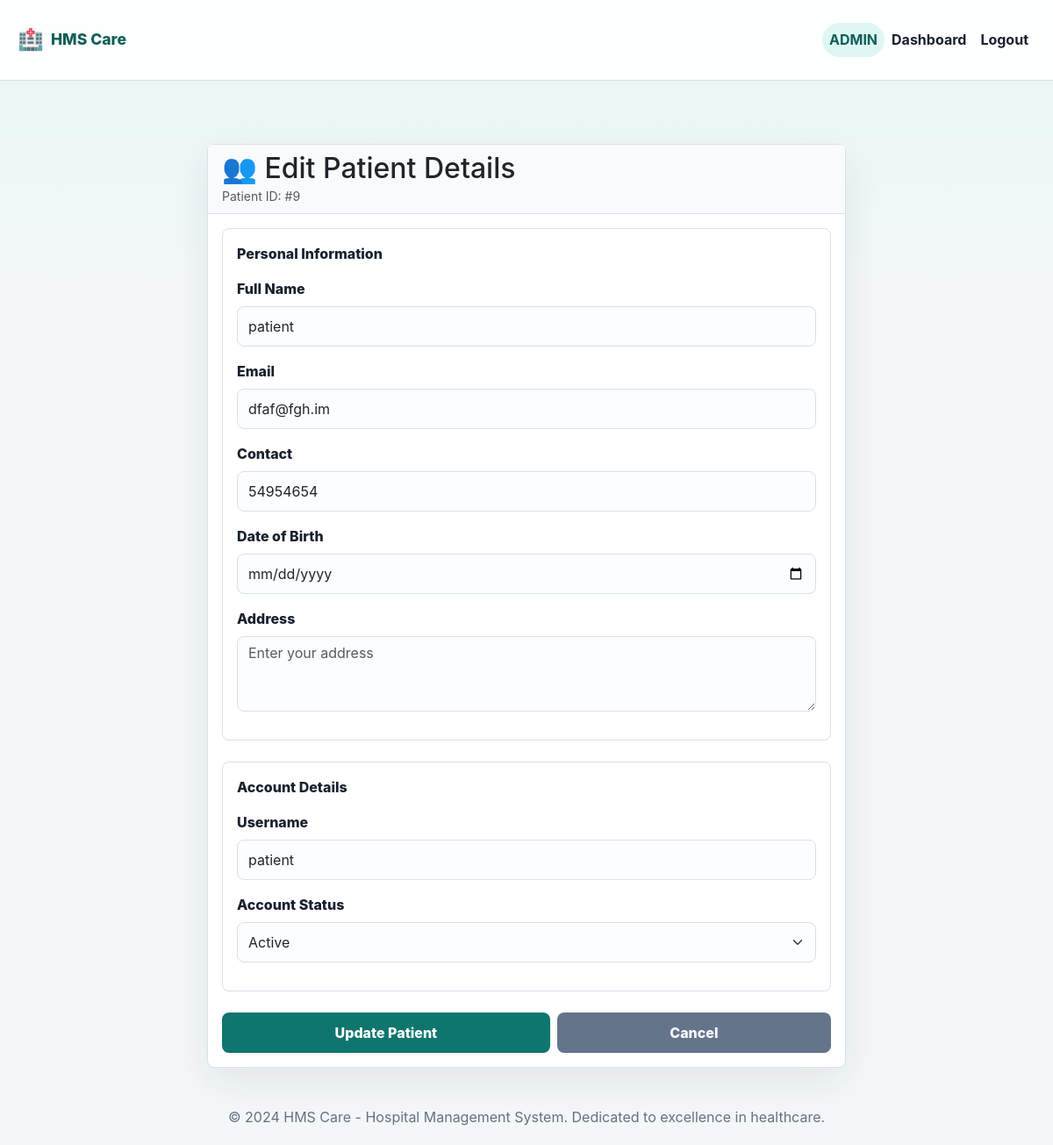
The app's page /edit_patient/9 (signed in) with its own data.
### models.py (models this page shows)
class Patient(db.Model):
    id = db.Column(db.Integer, primary_key=True)
    name = db.Column(db.String(100), nullable=False)
    username = db.Column(db.String(50), unique=True, nullable=False)
    password = db.Column(db.String(128), nullable=False)
    email = db.Column(db.String(100), unique=True, nullable=False)
    contact = db.Column(db.String(15), nullable=False)
    date_of_birth = db.Column(db.String(20), nullable=True)
    address = db.Column(db.String(200), nullable=True)
    appointment = db.relationship('Appointment', backref='patient', lazy=True)
    status = db.Column(db.String(20), default="active", nullable=False)
    role = db.Column(db.String(20), default="patient", nullable=False)

### app.py (the view, shortened to what this page needs)
@app.route("/edit_patient/<int:patient_id>", methods=["GET", "POST"])
@login_required()
def edit_patient(patient_id):
    if session.get("role") == "patient" and session["user_id"] != patient_id:
        flash("You can edit only your own profile.", "danger")
        return redirect(url_for("patient_dashboard"))
    patient = Patient.query.get_or_404(patient_id)
    return render_template("edit_patient.html", patient=patient)

### app.py (called while the page is built)
def login_required(role=None):
    def decorator(view):
        @wraps(view)
        def wrapped(*args, **kwargs):
            if "user_id" not in session:
                flash("Please login to continue.", "warning")
                return redirect(url_for("login"))
            if role and session.get("role") != role:
                flash("You do not have access to that page.", "danger")
                return redirect(url_for("home"))
            return view(*args, **kwargs)
        return wrapped
    return decorator

### templates/edit_patient.html (shortened to what this page needs)
{% extends 'base.html' %}
{% block content %}
<div class="container mt-5">
    <div class="row justify-content-center">
        <div class="col-md-8">
            <div class="card">
                <div class="card-header">
                    <h2 class="mb-0">👥 Edit Patient Details</h2>
                    <small class="text-muted">Patient ID: #{{ patient.id }}</small>
                </div>
                <div class="card-body">
                    <form action="/edit_patient/{{ patient.id }}" method="post">
                        <fieldset class="mb-4">
                            <legend class="fs-6 mb-3">Personal Information</legend>
                            <div class="form-group">
                                <label for="name" class="form-label">Full Name</label>
                                <input type="text" id="name" name="name" class="form-control" value="{{ patient.name }}" required>
                            </div>
                            <div class="form-group">
                                <label for="email" class="form-label">Email</label>
                                <input type="email" id="email" name="email" class="form-control" value="{{ patient.email }}" required>
                            </div>
                            <div class="form-group">
                                <label for="contact" class="form-label">Contact</label>
                                <input type="tel" id="contact" name="contact" class="form-control" value="{{ patient.contact }}" required>
                            </div>
                            <div class="form-group">
                                <label for="date_of_birth" class="form-label">Date of Birth</label>
                                <input type="date" id="date_of_birth" name="date_of_birth" class="form-control" value="{{ patient.date_of_birth or '' }}">
                            </div>
                            <div class="form-group">
                                <label for="address" class="form-label">Address</label>
                                <textarea id="address" name="address" class="form-control" rows="3" placeholder="Enter your address">{{ patient.address or '' }}</textarea>
                            </div>
                        </fieldset>
                        <fieldset class="mb-4">
                            <legend class="fs-6 mb-3">Account Details</legend>
                            <div class="form-group">
                                <label for="username" class="form-label">Username</label>
                                <input type="text" id="username" name="username" class="form-control" value="{{ patient.username }}" required>
                            </div>
                            {% if session.get('role') == 'admin' %}
                            <div class="form-group">
                                <label for="status" class="form-label">Account Status</label>
                                <select name="status" id="status" class="form-select" required>
                                    <option value="active" {% if patient.status == 'active' %}selected{% endif %}>Active</option>
                                </select>
                            </div>
                            {% endif %}
                        </fieldset>
                        <div class="d-flex gap-2">
                            <button type="submit" class="btn btn-success flex-grow-1">Update Patient</button>
                            <a href="{% if session.get('role') == 'admin' %}/admin_dashboard{% else %}/patient_dashboard{% endif %}" class="btn btn-secondary flex-grow-1">Cancel</a>
                        </div>
                    </form>
                </div>
            </div>
        </div>
    </div>
</div>
{% endblock %}

### static/style.css (style rules this page uses)
:root { --ink: #18202f; --muted: #667085; --line: #d8e0ea; --panel: #ffffff; --page: #f3f7f8; --primary: #0f766e; --primary-dark: #115e59; --accent: #2563eb; --success: #15803d; --danger: #c2410c; --warning: #b45309; --soft-teal: #dff7f2; --soft-blue: #e7efff; --shadow: 0 16px 45px rgba(24, 32, 47, 0.08); --radius: 8px; }
* { box-sizing: border-box; }
html, body { min-height: 100%; }
body { margin: 0; font-family: Inter, "Segoe UI", Arial, sans-serif; color: var(--ink); background: linear-gradient(180deg, rgba(223, 247, 242, 0.7), rgba(243, 247, 248, 0) 320px), var(--page); letter-spacing: 0; }
.feature-card, .doctor-card, .record-card, .info-panel, .table-card, .search-container, .form-panel, .card { background: var(--panel); border: 1px solid var(--line); border-radius: var(--radius); box-shadow: var(--shadow); }
.btn { border-radius: var(--radius); border: 0; padding: 0.68rem 1rem; font-weight: 800; text-transform: none; letter-spacing: 0; }
.btn-success { background: var(--primary); color: #fff; }
.btn-secondary { background: #64748b; color: #fff; }
.form-group { margin-bottom: 1rem; }
.form-label, legend { color: var(--ink); font-weight: 800; }
fieldset { padding: 1rem; margin-bottom: 1rem; border: 1px solid var(--line); border-radius: var(--radius); }
.form-control, .form-select { min-height: 46px; border: 1px solid var(--line); border-radius: var(--radius); background-color: #fbfdff; }
.card { border-radius: var(--radius); }
.card-header { background: #f8fafc; border-bottom: 1px solid var(--line); }

### records on screen
Patient: id "9", name "patient", email "dfaf@fgh.im", contact "54954654", username "patient", status "Active"

### other values on screen
{{ session.get('role')|upper }} "ADMIN"
